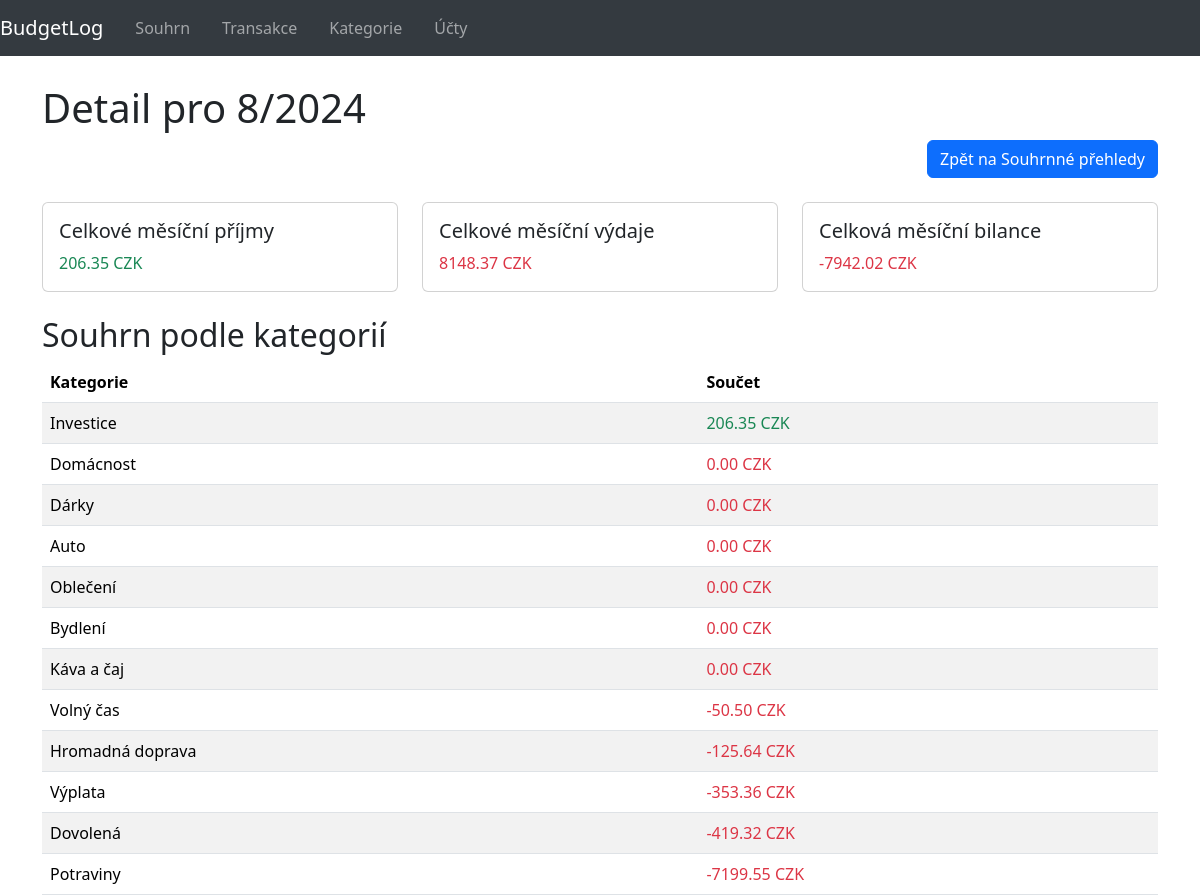
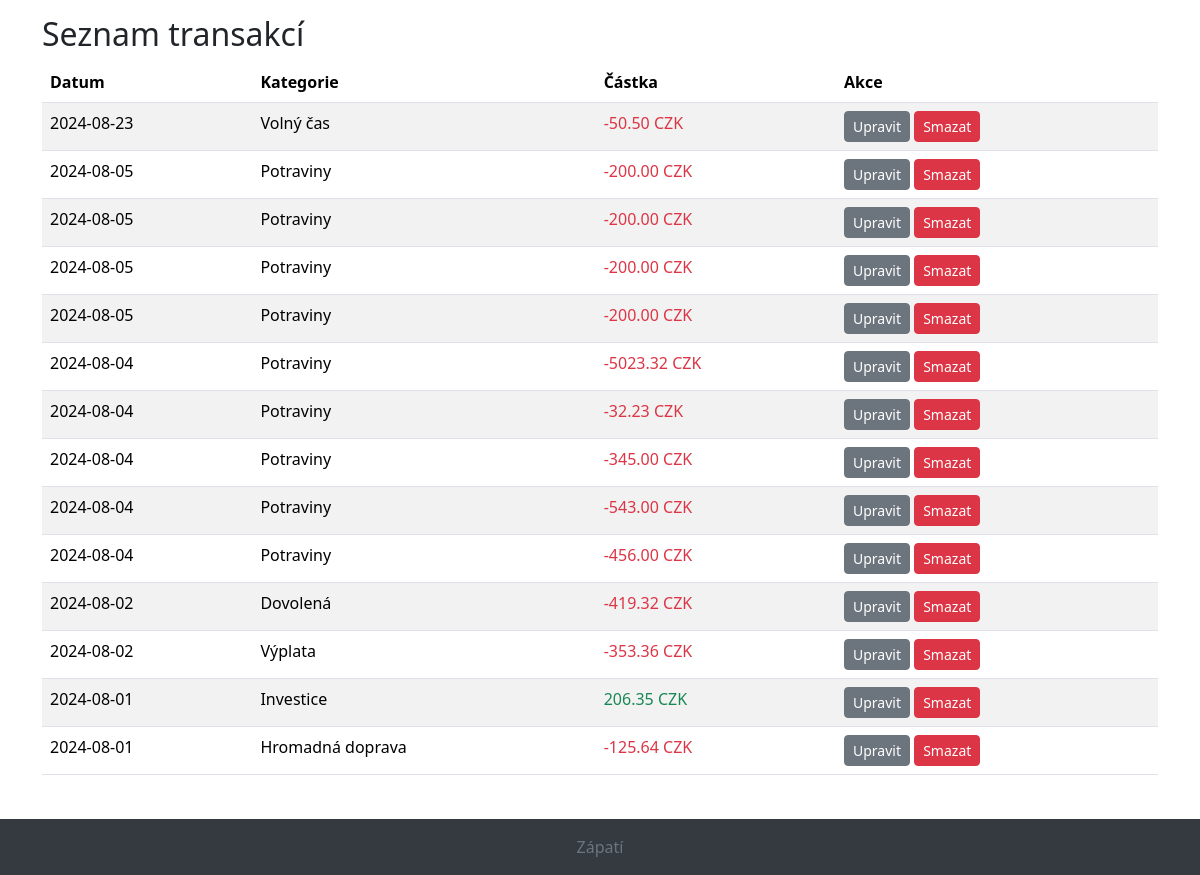
The app's page /dashboard/month/2024/8/, older data (2 pictures, top to bottom).
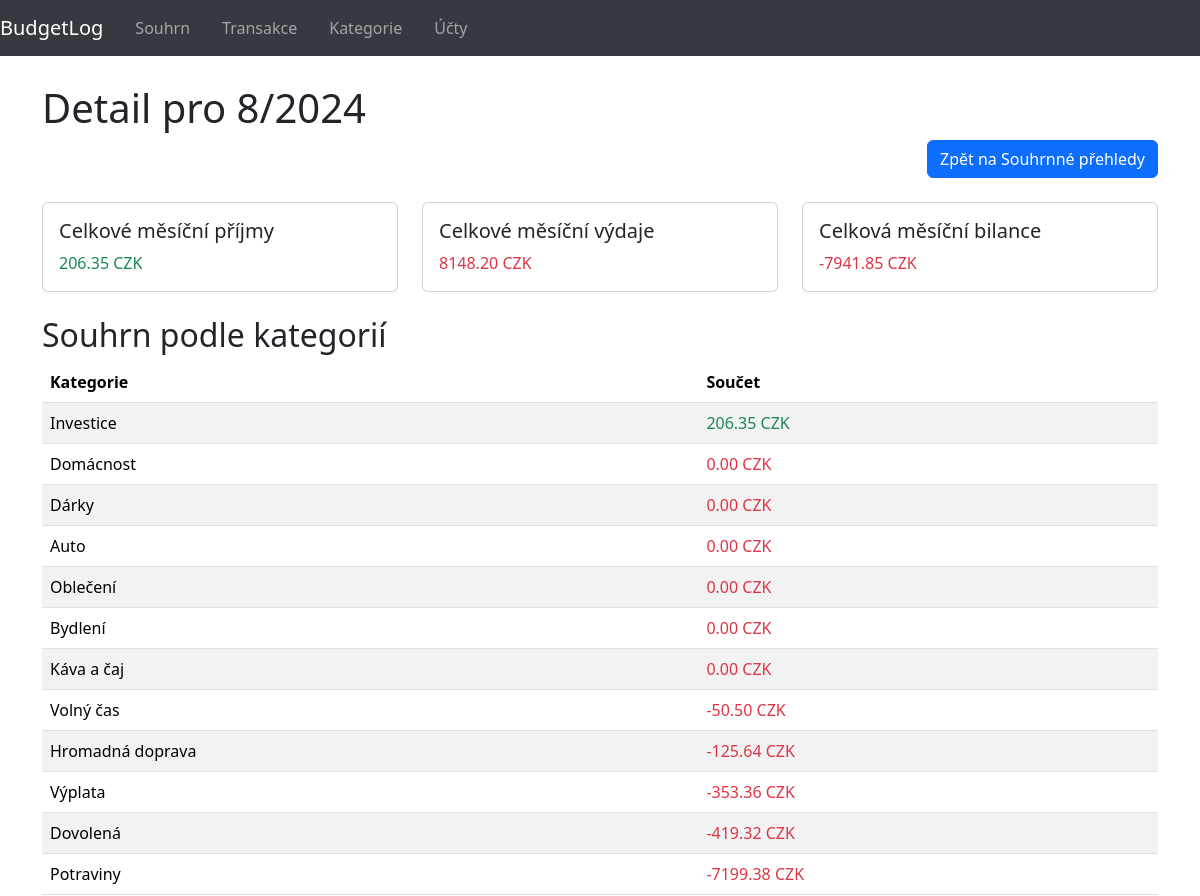
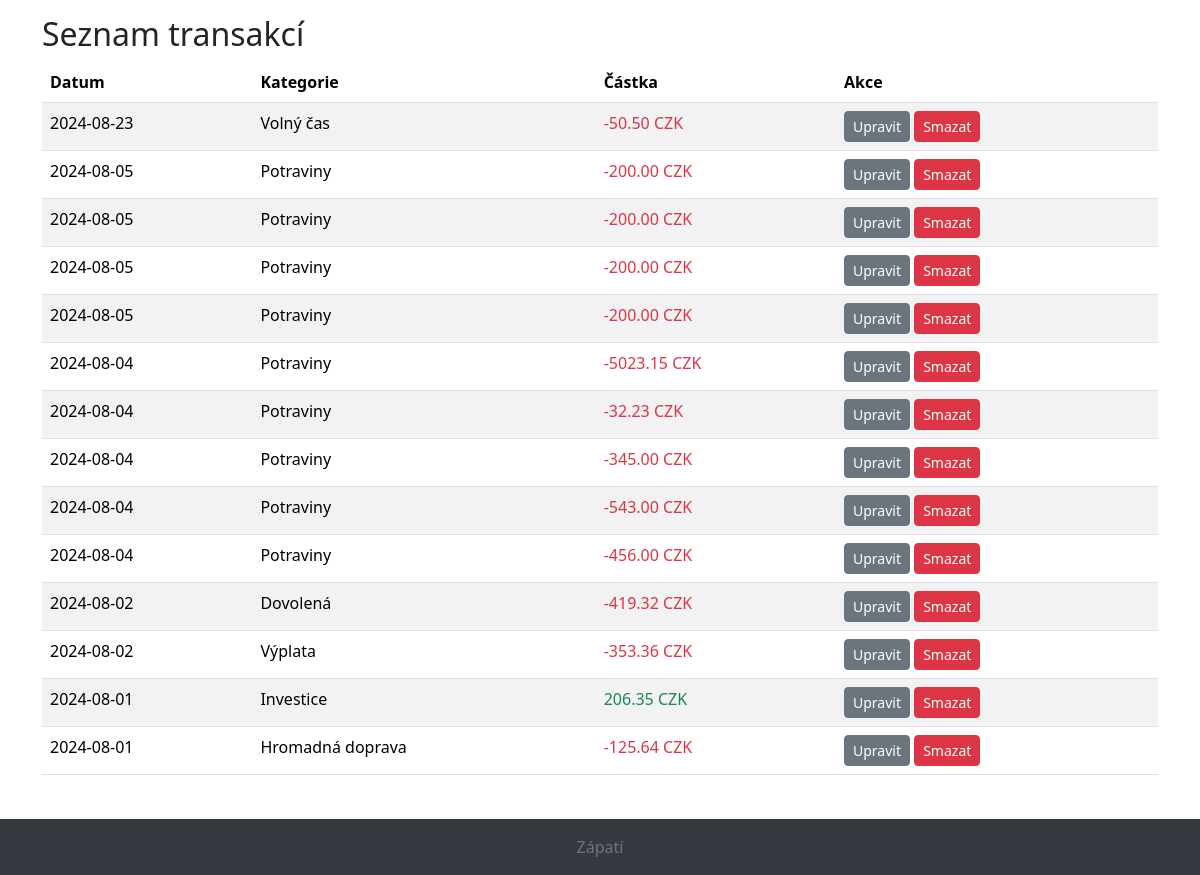
The same page, newer data (2 pictures, top to bottom).
### budgetlog/models.py (models this page shows, shortened)
class Category(models.Model):
    name = models.CharField(max_length=200, unique=True, verbose_name="Název",
                            help_text="Uveď název kategorie pro transakce (např. potraviny, doprava, zábava)")
    description = models.TextField(null=True, blank=True, verbose_name="Popis",
                                   help_text="Detailnější popis kategorie pro transakce (volitelný)")

class Transaction(models.Model):
    TYPE_CHOICES = (
        ('income', 'Příjem'),
        ('expense', 'Výdaj')
    )
    amount = models.DecimalField(max_digits=10, decimal_places=2, verbose_name="Částka",
                                 help_text="Uveďte částku transakce v [CZK].")
    category = models.ForeignKey(Category, null=True, on_delete=models.SET_NULL, verbose_name="Kategorie",
                                 help_text="Vyberte kategorii pro tuto transakci.")
    """on_delete=models.SET_NULL nastaví hodnotu na NULL při smazání související kategorie, což zajistí,
    že transakce nebude smazána."""
    datestamp = models.DateField(default=timezone.now, verbose_name="Datum",
                                 help_text="Datum provedení transakce.")
    description = models.TextField(null=True, blank=True, verbose_name="Popis",
                                   help_text="Zadejte detailnější popis transakce (volitelný).")
    account = models.ForeignKey(Account, null=True, on_delete=models.SET_NULL, verbose_name="Účet",
                                related_name='transactions', help_text="Vyberte účet pro tuto transakci.")
    type = models.CharField(max_length=7, choices=TYPE_CHOICES, default='expense', verbose_name="Typ",
                            help_text="Zvolte, zda je tato transakce výdaj nebo příjem?")
    @property
    def adjusted_amount(self):
        if self.type == 'expense':
            return -self.amount
        return self.amount
    """
    Django neumožňuje použít adjusted_amount přímo v anotacích a agregacích, protože adjusted_amount je vlastnost (
    property) modelu a ne skutečné pole v databázi. Pokud chceme filtrovat nebo agregovat ve views podle upravených
    částek, musíme to udělat pomocí amount a přizpůsobit SQL dotaz.
    """

### budgetlog/views.py (the view)
# urls.py: path('dashboard/month/<int:year>/<int:month>/', views.MonthDetailView.as_view(), name='month-detail'),
class MonthDetailView(TemplateView):
    template_name = 'budgetlog/monthly_detail.html'
    def get_context_data(self, year, month, **kwargs):
        context = super().get_context_data(**kwargs)
        transactions = Transaction.objects.filter(
            datestamp__year=year,
            datestamp__month=month
        ).order_by('-datestamp')  # Seřazení dle data, nejnovější nahoře
        total_income = transactions.filter(type='income').aggregate(
            total=Coalesce(Sum('amount', output_field=DecimalField()), Decimal('0'))
        )['total']
        total_expense = transactions.filter(type='expense').aggregate(
            total=Coalesce(Sum('amount', output_field=DecimalField()), Decimal('0'))
        )['total']
        total_balance = total_income - total_expense
        total_income = float(total_income)
        total_expense = float(total_expense)
        total_balance = float(total_balance)
        """
        Q je objekt v Django, který se používá k vytváření složitějších dotazů pomocí ORM (Object-Relational Mapping).
        Umožňuje kombinovat podmínky pomocí logických operátorů (AND, OR) a pracovat s podmínkami, které nejsou možné
        pomocí standardních filtrů. Je nezbytné importovat Q z django.db.models, aby bylo možné jej použít v dotazech.
        F zase používáme pro referenci na pole modelu (transaction__amount) v agregaci při použití Case, When a then.
        Coalesce zajistí, že pokud není žádná transakce, použije se hodnota 0.
        output_field=DecimalField(): Zajistí, že výstup agregace je DecimalField.
        Decimal('0'): Výchozí hodnota jako Decimal, aby byla kompatibilní s typem amount.
        """
        category_summaries = Category.objects.annotate(
            total=Coalesce(
                Sum(
                    Case(
                        When(transaction__type='expense', then=-F('transaction__amount')),
                        default=F('transaction__amount'),
                        output_field=DecimalField()
                    ),
                    filter=Q(transaction__datestamp__year=year, transaction__datestamp__month=month),
                    output_field=DecimalField()
                ),
                Decimal('0')
            )
        ).order_by('-total')
        context.update({
            'year': year,
            'month': month,
            'transactions': transactions,
            'total_income': total_income,
            'total_expense': total_expense,
            'total_balance': total_balance,
            'category_summaries': category_summaries,
        })
        return context

### budgetlog/templates/budgetlog/monthly_detail.html
{% extends "base_generic.html" %}
{% block content %}
<h1>Detail pro {{ month }}/{{ year }}</h1>
<div class="d-grid gap-2 d-md-flex justify-content-md-end">
    <a href="{% url 'dashboard' %}" class="btn btn-primary">Zpět na Souhrnné přehledy</a>
</div>
<br>
<div class="row mb-4">
    <div class="col-md-4">
        <div class="card">
            <div class="card-body">
                <h5 class="card-title">Celkové měsíční příjmy</h5>
                <p class="card-text text-success">{{ total_income|floatformat:2 }} CZK</p>
            </div>
        </div>
    </div>
    <div class="col-md-4">
        <div class="card">
            <div class="card-body">
                <h5 class="card-title">Celkové měsíční výdaje</h5>
                <p class="card-text text-danger">{{ total_expense|floatformat:2 }} CZK</p>
            </div>
        </div>
    </div>
    <div class="col-md-4">
        <div class="card">
            <div class="card-body">
                <h5 class="card-title">Celková měsíční bilance</h5>
                <p class="card-text">
                    {% if total_balance > 0 %}
                        <span class="text-success">{{ total_balance|floatformat:2 }} CZK</span>
                    {% else %}
                        <span class="text-danger">{{ total_balance|floatformat:2 }} CZK</span>
                    {% endif %}
                </p>
            </div>
        </div>
    </div>
</div>
<h2>Souhrn podle kategorií</h2>
<table class="table table-striped">
    <thead>
        <tr>
            <th>Kategorie</th>
            <th>Součet</th>
        </tr>
    </thead>
    <tbody>
        {% for category in category_summaries %}
            <tr>
                <td>{{ category.name }}</td>
                <td>
                    {% if category.total > 0 %}
                        <span class="text-success">{{ category.total|floatformat:2 }} CZK</span>
                    {% else %}
                        <span class="text-danger">{{ category.total|floatformat:2 }} CZK</span>
                    {% endif %}
                </td>
            </tr>
        {% endfor %}
    </tbody>
</table>
<h2>Seznam transakcí</h2>
<table class="table table-striped table-hover">
    <thead>
        <tr>
            <th>Datum</th>
            <th>Kategorie</th>
            <th>Částka</th>
            <th>Akce</th>
        </tr>
    </thead>
    <tbody>
        {% for transaction in transactions %}
            <tr class="clickable-row" data-href="{% url 'transaction-detail' transaction.id %}">
                <td>{{ transaction.datestamp|date:"Y-m-d" }}</td>
                <td>{{ transaction.category.name }}</td>
                <td>
                    {% if transaction.adjusted_amount < 0 %}
                        <span class="text-danger">{{ transaction.adjusted_amount }} CZK</span>
                    {% else %}
                        <span class="text-success">{{ transaction.adjusted_amount }} CZK</span>
                    {% endif %}
                </td>
                <td>
                    <a href="{% url 'transaction-edit' transaction.id %}" class="btn btn-secondary btn-sm">Upravit</a>
                    <a href="{% url 'transaction-delete' transaction.id %}" class="btn btn-danger btn-sm">Smazat</a>
                </td>
            </tr>
        {% endfor %}
    </tbody>
</table>
{% endblock %}

Row changes from the older to the newer data that the page shows:
computed for Category "Potraviny": total "-7199.55" → "-7199.38"
changed Transaction (number 6 of 14 on the later page): adjusted_amount "-5023.32" → "-5023.15"
Text that changed along with them:
{{ total_expense|floatformat:2 }}: "8148.37" → "8148.20"
{{ total_balance|floatformat:2 }}: "-7942.02" → "-7941.85"
